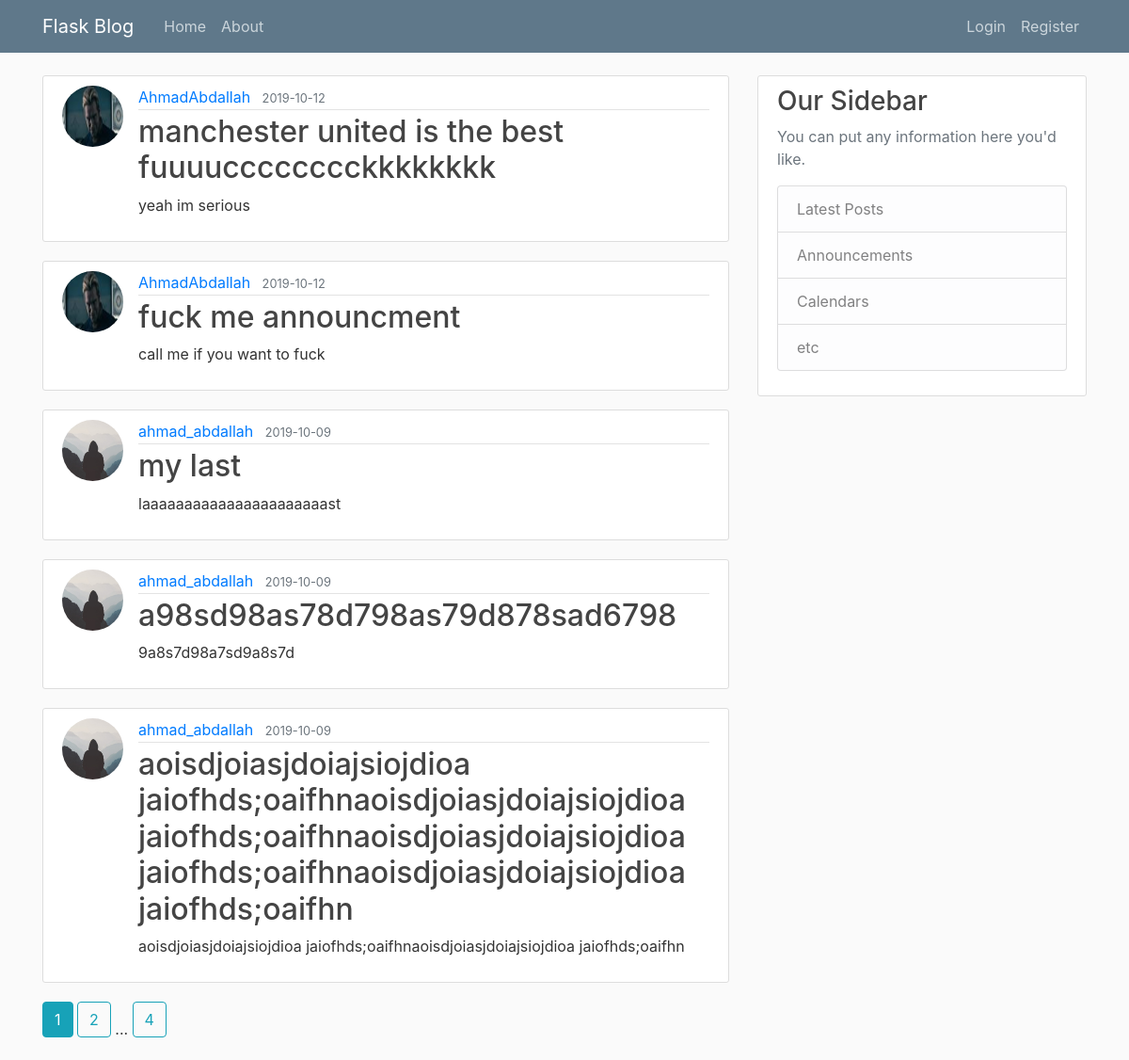
The page /home on the database its author committed.
### flaskblog/models.py (models this page shows, shortened)
class Post(db.Model):
    id = db.Column(db.Integer, primary_key=True)
    title = db.Column(db.String(100), nullable=False)
    date_posted = db.Column(db.DateTime, nullable=False, default=datetime.utcnow)
    content = db.Column(db.Text, nullable=False)
    user_id = db.Column(db.Integer, db.ForeignKey('user.id'), nullable=False)

class User(db.Model, UserMixin):
    id = db.Column(db.Integer, primary_key=True)
    username = db.Column(db.String(20), unique=True, nullable=False)
    email = db.Column(db.String(120), unique=True, nullable=False)
    image_file = db.Column(db.String(20), nullable=False, default='default.jpg')
    password = db.Column(db.String(60), nullable=False)
    posts = db.relationship('Post', backref='author', lazy=True)

### flaskblog/main/routes.py (the view)
@main.route('/')
@main.route('/home')
def home():
    page = request.args.get('page', 1, type=int)
    posts = Post.query.order_by(Post.date_posted.desc()).paginate(page=page, per_page=5)
    return render_template('home.html', posts=posts)

### flaskblog/templates/home.html
{% extends "layout.html" %}
{% block content %}
    {% for post in posts.items %}
        <article class="media content-section">
            <img class="rounded-circle article-img " src="{{ url_for('static', filename='profile_pics/' + post.author.image_file) }}">
          <div class="media-body">
            <div class="article-metadata">
              <a class="mr-2" href="{{ url_for('users.user_posts', username=post.author.username) }}">{{ post.author.username }}</a>
              <small class="text-muted">{{ post.date_posted.strftime('%Y-%m-%d') }}</small>
            </div>
            <h2><a class="article-title" href="{{ url_for('posts.post', post_id=post.id) }}">{{ post.title }}</a></h2>
            <p class="article-content">{{ post.content }}</p>
          </div>
        </article>
    {% endfor %}
    {% for page_num in posts.iter_pages(left_edge=1, right_edge=1, left_current=1, right_current=2) %}
        {% if page_num %}
            {% if posts.page == page_num %}
                <a class="btn btn-info mb-4" href="{{ url_for('main.home',page=page_num) }}">{{ page_num }}</a>
            {% else %}
                <a class="btn btn-outline-info mb-4" href="{{ url_for('main.home',page=page_num) }}">{{ page_num }}</a>
            {% endif %}
        {% else %}
            ...
        {% endif %}
    {% endfor %}
{% endblock content %}

### flaskblog/templates/layout.html (shortened to what this page needs)
<!DOCTYPE html>
<html>
<head>
    <link rel="stylesheet" href="https://maxcdn.bootstrapcdn.com/bootstrap/4.0.0/css/bootstrap.min.css">
    <link rel="stylesheet" type="text/css" href="{{ url_for('static', filename='main.css') }}">
</head>
<body>
    <header class="site-header">
      <nav class="navbar navbar-expand-md navbar-dark bg-steel fixed-top">
        <div class="container">
          <a class="navbar-brand mr-4" href="/">Flask Blog</a>
          <div class="collapse navbar-collapse" id="navbarToggle">
            <div class="navbar-nav mr-auto">
              <a class="nav-item nav-link" href="{{ url_for('main.home') }}">Home</a>
              <a class="nav-item nav-link" href="{{ url_for('main.about') }}">About</a>
            </div>
            <div class="navbar-nav">
                {% if current_user.is_authenticated %}
                    <a class="nav-item nav-link" href="{{ url_for('posts.new_post') }}">New Post</a>
                    <a class="nav-item nav-link" href="{{ url_for('users.account') }}">Account</a>
                    <a class="nav-item nav-link" href="{{ url_for('users.logout') }}">Logout</a>
                {% else %}
                    <a class="nav-item nav-link" href="{{ url_for('users.login') }}">Login</a>
                    <a class="nav-item nav-link" href="{{ url_for('users.register') }}">Register</a>
                {% endif %}
            </div>
          </div>
        </div>
      </nav>
    </header>
    <main role="main" class="container">
      <div class="row">
        <div class="col-md-8">
            {% block content %}{% endblock %}
        </div>
        <div class="col-md-4">
          <div class="content-section">
            <h3>Our Sidebar</h3>
            <p class='text-muted'>You can put any information here you'd like.
              <ul class="list-group">
                <li class="list-group-item list-group-item-light">Latest Posts</li>
                <li class="list-group-item list-group-item-light">Announcements</li>
                <li class="list-group-item list-group-item-light">Calendars</li>
                <li class="list-group-item list-group-item-light">etc</li>
              </ul>
            </p>
          </div>
        </div>
      </div>
    </main>
</body>
</html>

### flaskblog/static/main.css (style rules this page uses)
body { background: #fafafa; color: #333333; margin-top: 5rem; }
h1, h2, h3, h4, h5, h6 { color: #444444; }
.bg-steel { background-color: #5f788a; }
.site-header .navbar-nav .nav-link { color: #cbd5db; }
.content-section { background: #ffffff; padding: 10px 20px; border: 1px solid #dddddd; border-radius: 3px; margin-bottom: 20px; }
.article-title { color: #444444; }
.article-content { white-space: pre-line; }
.article-img { height: 65px; width: 65px; margin-right: 16px; }
.article-metadata { padding-bottom: 1px; margin-bottom: 4px; border-bottom: 1px solid #e3e3e3 }

### rows shown on the page
Post: image_file (picture), author.username "AhmadAbdallah", date_posted "2019-10-12", title "manchester united is the best fuuuucccccccckkkkkkkk", content "yeah im serious"
Post: image_file (picture), author.username "AhmadAbdallah", date_posted "2019-10-12", title "fuck me announcment", content "call me if you want to fuck"
Post: image_file (placeholder picture), author.username "ahmad_abdallah", date_posted "2019-10-09", title "my last", content "laaaaaaaaaaaaaaaaaaaaaast"
Post: image_file (placeholder picture), author.username "ahmad_abdallah", date_posted "2019-10-09", title "a98sd98as78d798as79d878sad6798", content "9a8s7d98a7sd9a8s7d"
Post: image_file (placeholder picture), author.username "ahmad_abdallah", date_posted "2019-10-09", title "aoisdjoiasjdoiajsiojdioa jaiofhds;oaifhnaoisdjoiasjdoiajsiojdioa jaiofhds;oaifhnaoisdjoiasjdoiajsiojdioa jaiofhds;oaifhnaoisdjoiasjdoiajsiojdioa jaiofhds;oaifhn", content "aoisdjoiasjdoiajsiojdioa jaiofhds;oaifhnaoisdjoiasjdoiajsiojdioa jaiofhds;oaifhn"

### other values the page prints
{{ page_num }} "1"
{{ page_num }} "2" "4"
